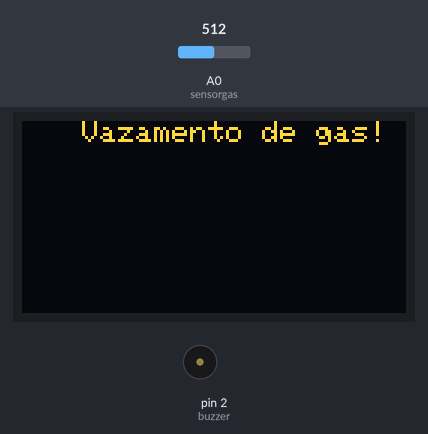
Recording of a sketch running on a simulated Arduino Uno, built with avr-gcc and run on an emulated ATmega328P. Shown: 128×64 one-colour display, buzzer (waves = sounding, pin HIGH). The inputs (shaded band) are chosen by the test bench; at power-on: A0 (sensorgas) = 512. The OLED is the two-colour kind (top 16 rows yellow).

Above: at 1.8 s.
1.9 s: A0 (sensorgas) set to 493
At 3.5 s:
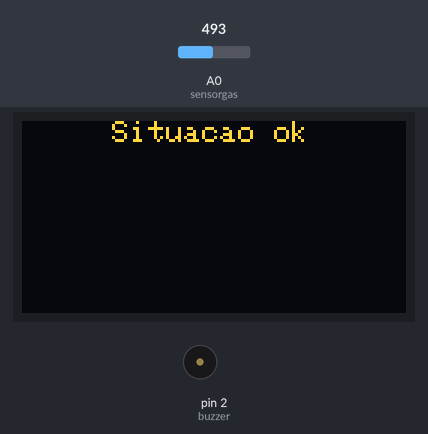
4.8 s: A0 (sensorgas) set to 510
At 8.3 s:
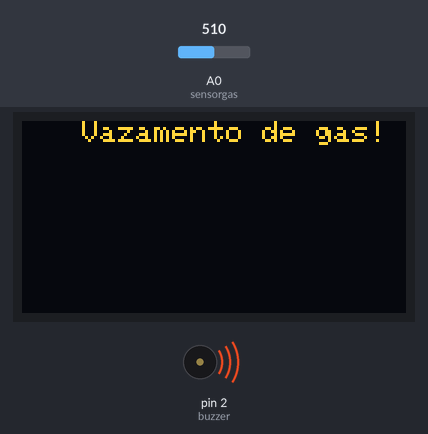
11.0 s: A0 (sensorgas) set to 490
At 11.5 s:
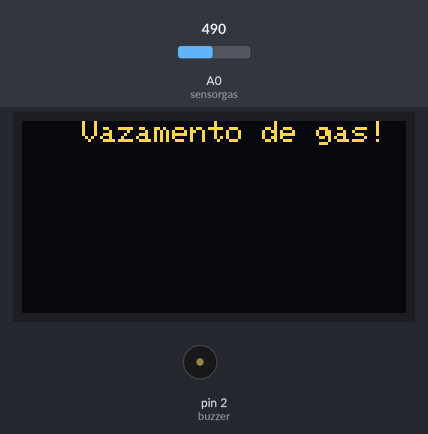
13.9 s: A0 (sensorgas) set to 511
At 14.9 s:
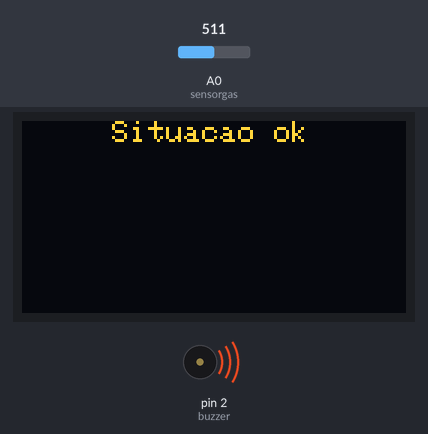
Timing chart, 0 to 21.1 s (numbered marks = the images above; inputs shaded):
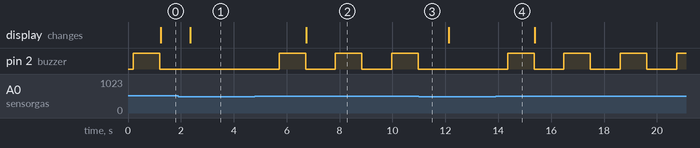

The sketch:

testegasedisplay.ino
```cpp
/*         OLED
SCL -------------- A5
SCA -------------- A4
VDD -------------- 5V
GND -------------- GND*/


/*   MQ 2 sensor de gás
a0 -------- A0
gnd ------- GND
VCC -------- 5V
 */

#include <Adafruit_GFX.h>
#include <Adafruit_SSD1306.h>

#define OLED_Address 0x3C
#define OLED_RESET 4
Adafruit_SSD1306 display(OLED_RESET);


#define sensorgas A0//sensor de gás no pino a0
#define buzzer 2 //buzzer no pino d2
#define maxgas 500//valor max de gás normal


void setup() {

  display.begin(SSD1306_SWITCHCAPVCC, OLED_Address);
  display.clearDisplay();
  display.display();
  delay(50);


pinMode(sensorgas, INPUT);
pinMode(buzzer, OUTPUT);
//Serial.begin(9600);


}

void loop() {

 int leituragas = analogRead(sensorgas);
//Serial.print("Leitura: ");
//Serial.println(leituragas);
delay(100);

 if (leituragas > maxgas){
 //Serial.print("Vazamento de gás!");
 digitalWrite(buzzer, HIGH);
 delay(1000);
 digitalWrite(buzzer, LOW);

 //exibindo situação do gás no display
 display.setTextSize(1);
 display.setTextColor(WHITE);
 display.setCursor(20,0);
 display.print("Vazamento de gas!");

 }
 else{
 digitalWrite(buzzer, LOW);

display.setTextSize(1);
 display.setTextColor(WHITE);
 display.setCursor(30,0);
 display.print("Situacao ok");

 }

display.display();
delay(1000);
display.clearDisplay();


 }
```

Measured:
- the behaviour switches between 501 and 500 on A0 (sensorgas) (found by bisection; images 0 and 1)
- after the input at 1.9 s, pin 2 (buzzer): stays LOW (without the input it goes to HIGH after 0.44 s); the display: changes after 0.46 s (image 1)
- after the input at 4.8 s, pin 2 (buzzer): alternates HIGH for 1.0 s and LOW for 1.1 s, starting after 0.92 s; the display: changes after 1.9 s (image 2)
- after the input at 11.0 s, pin 2 (buzzer): stays LOW (without the input it goes to HIGH after 1.1 s)
- after the input at 13.9 s, pin 2 (buzzer): alternates HIGH for 1.0 s and LOW for 1.1 s, starting after 0.46 s
